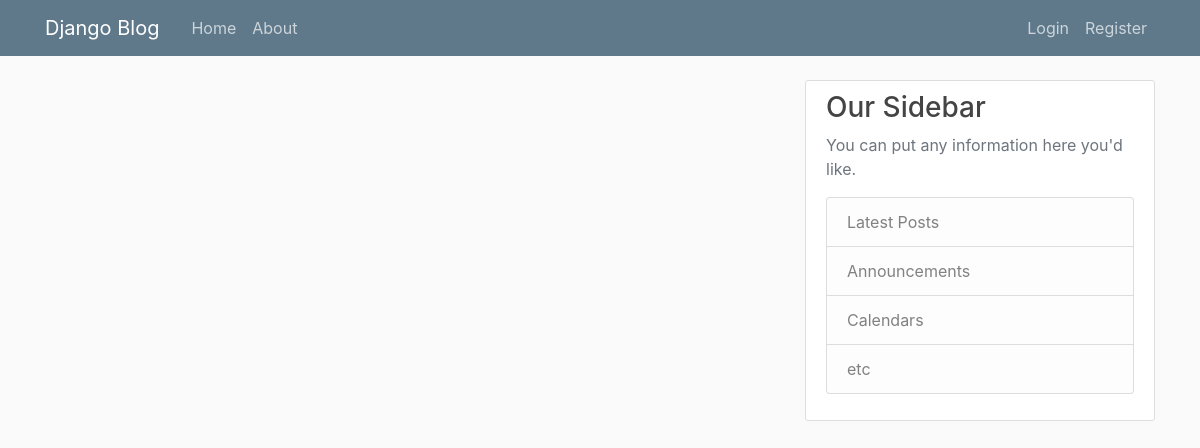
/, run on an earlier commit of the app's database.
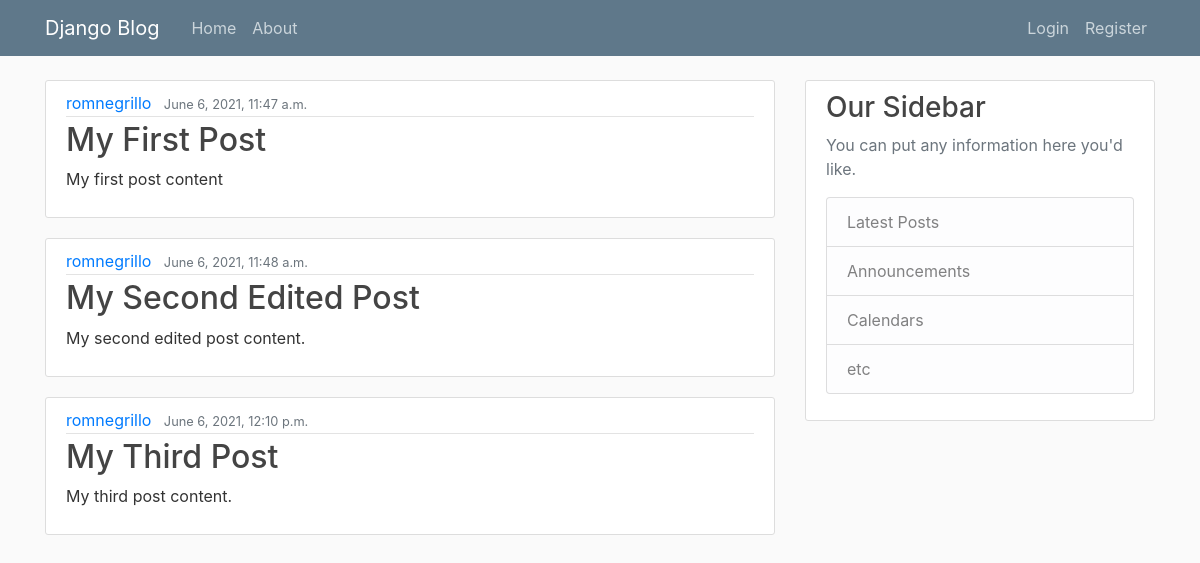
And on a later commit of the database.
### blog/models.py (models this page shows, shortened)
class Post(models.Model):
    title = models.CharField(max_length = 100)
    content = models.TextField()
    date_posted = models.DateTimeField(default = timezone.now)
    author = models.ForeignKey(User, on_delete = models.CASCADE)

### blog/views.py (the view)
# urls.py: 2. Add a URL to urlpatterns:  path('', views.home, name='home')
def home(request):
    posts = Post.objects.all()
    return render(request, "blog/home.html", {"posts": posts})

### blog/templates/blog/home.html
{% extends "blog/base.html" %}
{% block content %}
    {% for post in posts %}
        <article class="media content-section">
          <div class="media-body">
            <div class="article-metadata">
              <a class="mr-2" href="#">{{ post.author }}</a>
              <small class="text-muted">{{ post.date_posted }}</small>
            </div>
            <h2><a class="article-title" href="#">{{ post.title }}</a></h2>
            <p class="article-content">{{ post.content }}</p>
          </div>
        </article>
    {% endfor %}
{% endblock content %}

### blog/templates/blog/base.html (shortened to what this page needs)
{% load static %}
<!DOCTYPE html>
<html>
<head>
    <link rel="stylesheet" href="https://maxcdn.bootstrapcdn.com/bootstrap/4.0.0/css/bootstrap.min.css">
    <link rel="stylesheet" type="text/css" href="{% static 'blog/css/main.css' %}">
</head>
<body>
    <header class="site-header">
      <nav class="navbar navbar-expand-md navbar-dark bg-steel fixed-top">
        <div class="container">
          <a class="navbar-brand mr-4" href="{% url 'blog-home' %}">Django Blog</a>
          <div class="collapse navbar-collapse" id="navbarToggle">
            <div class="navbar-nav mr-auto">
              <a class="nav-item nav-link" href="{% url 'blog-home' %}">Home</a>
              <a class="nav-item nav-link" href="{% url 'blog-about' %}">About</a>
            </div>
            <div class="navbar-nav">
              {% if user.is_authenticated %}
                <a class="nav-item nav-link" href="{% url 'profile' %}">Profile</a>
                <a class="nav-item nav-link" href="{% url 'logout' %}">Logout</a>
              {% else %}
                <a class="nav-item nav-link" href="{% url 'login' %}">Login</a>
                <a class="nav-item nav-link" href="{% url 'register' %}">Register</a>
              {% endif %}
            </div>
          </div>
        </div>
      </nav>
    </header>
    <main role="main" class="container">
      <div class="row">
        <div class="col-md-8">
          {% block content %}{% endblock %}
        </div>
        <div class="col-md-4">
          <div class="content-section">
            <h3>Our Sidebar</h3>
            <p class='text-muted'>You can put any information here you'd like.
              <ul class="list-group">
                <li class="list-group-item list-group-item-light">Latest Posts</li>
                <li class="list-group-item list-group-item-light">Announcements</li>
                <li class="list-group-item list-group-item-light">Calendars</li>
                <li class="list-group-item list-group-item-light">etc</li>
              </ul>
            </p>
          </div>
        </div>
      </div>
    </main>
</body>
</html>

### blog/static/blog/css/main.css (style rules this page uses)
body { background: #fafafa; color: #333333; margin-top: 5rem; }
h1, h2, h3, h4, h5, h6 { color: #444444; }
ul { margin: 0; }
.bg-steel { background-color: #5f788a; }
.site-header .navbar-nav .nav-link { color: #cbd5db; }
.content-section { background: #ffffff; padding: 10px 20px; border: 1px solid #dddddd; border-radius: 3px; margin-bottom: 20px; }
.article-title { color: #444444; }
.article-content { white-space: pre-line; }
.article-metadata { padding-bottom: 1px; margin-bottom: 4px; border-bottom: 1px solid #e3e3e3 }

What changed in the data, as far as the page shows it:
added Post: author "romnegrillo", date_posted "June 6, 2021, 11:47 a.m.", title "My First Post", content "My first post content"
added Post: author "romnegrillo", date_posted "June 6, 2021, 11:48 a.m.", title "My Second Edited Post", content "My second edited post content."
added Post: author "romnegrillo", date_posted "June 6, 2021, 12:10 p.m.", title "My Third Post", content "My third post content."
